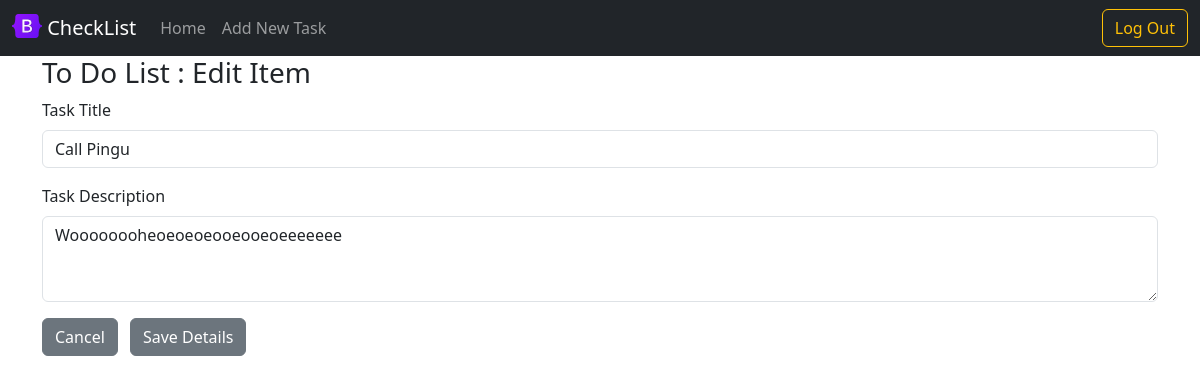
/edit_item/2 (signed in), run on the app's committed database.
### model.py (models this page shows)
class Todo(db.Model):
  __tablename__="todo"
  id = db.Column('id', db.Integer, primary_key = True)
  user_id = db.Column('user_id', db.Integer)
  title = db.Column(db.String(100))
  description = db.Column(db.String(250))
  created_on = db.Column(db.String(100))

### controller.py (the view)
@app.route("/edit_item/<int:id>", methods=["GET","POST"])
def edit_item_details(id):
  if "user_id" in session:
    user_id = session["user_id"]
    name = session["name"]
    item = Todo.query.filter_by(id=id, user_id=user_id)
    if request.method == "POST":
      title=request.form['item_title']
      description=request.form['item_description']
      check = [i for i in item]
      check[0].title = title
      check[0].description = description
      db.session.flush()
      db.session.commit()
      print('Item Updated')
      return redirect("/")
    else:
      return render_template("edit_item.html", login=True, username=name, id=item[0].id, item=item[0])
  else:
    return redirect("/login")

### templates/edit_item.html (shortened to what this page needs)
{% extends "base.html" %}
  {% block main %}
  <div class="container">
    <header>
      <h3>To Do List : Edit Item</h3>
    </header>
    <section>
      <form enctype="application/x-www-form-urlencoded" action="/edit_item/{{id}}" method="POST">
        <div class="mb-3">
          <label for="item_title" class="form-label">Task Title</label>
          <input type="text" class="form-control" name="item_title" id="item_title" placeholder="Call Jensen" value="{{item.title}}">
        </div>
        <div class="mb-3">
          <label for="item_description" class="form-label">Task Description</label>
          <textarea class="form-control" name="item_description" id="item_description" rows="3">{{item.description}}</textarea>
        </div>
        <div class="mb-3">
          <a href="/" type="button" class="btn btn-secondary me-2">Cancel</a>
          <button type="submit" class="btn btn-secondary">Save Details</button>
        </div>
      </form>
    </section>
  </div>
  {% endblock %}

### data on the page
Todo: item_title "Call Pingu", item_description "Woooooooheoeoeoeooeooeoeeeeeee"
